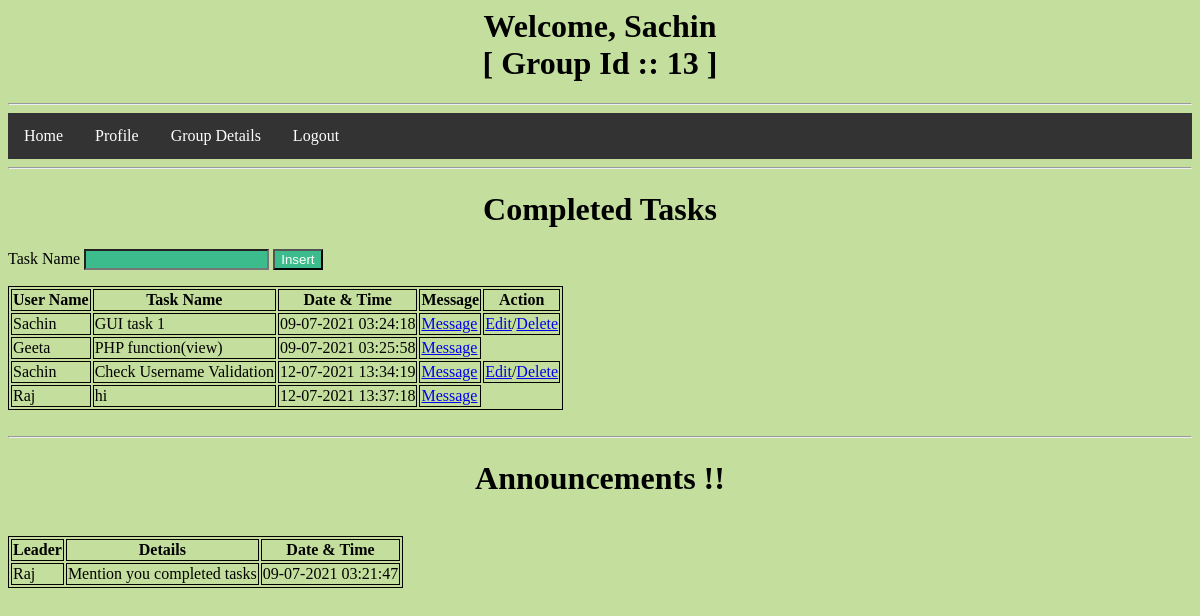
The page /home.php (signed in) on the database its author committed.
### tables this page shows
CREATE TABLE `tasks` (
  `task_id` int(11) NOT NULL,
  `task_name` varchar(240) NOT NULL,
  `user_id` int(11) NOT NULL,
  `date_time` varchar(140) NOT NULL,
  `group_id` int(11) NOT NULL
);

CREATE TABLE `user` (
  `user_id` int(11) NOT NULL,
  `Username` varchar(120) NOT NULL,
  `Password` varchar(120) NOT NULL,
  `Security_Question` varchar(120) NOT NULL,
  `Answer` varchar(120) NOT NULL,
  `group_id` int(11) NOT NULL,
  `Role` varchar(240) NOT NULL
);

CREATE TABLE `annoucements` (
  `details` varchar(240) NOT NULL,
  `date_time` varchar(240) NOT NULL,
  `leader` int(11) NOT NULL,
  `group_id` int(11) NOT NULL
);

### home.php (the view, shortened to what this page needs)
<?php
require_once('pdo.php');
?>
<?php
  $sql = 'select task_id,user_id,task_name,task_id,date_time from tasks where group_id=:group_id';
  $stmt = $pdo->prepare($sql);
  $stmt->execute(array(
    ':group_id' => $_SESSION['group_id'],
  ));
  $rows = $stmt->fetchAll(PDO::FETCH_ASSOC);
  $sql = 'select * from annoucements where group_id=:group_id';
  $stmt = $pdo->prepare($sql);
  $stmt->execute(array(
      ':group_id' => $_SESSION['group_id'],
  ));
  $annoucements = $stmt->fetchAll(PDO::FETCH_ASSOC);
?>
<html>
    <head>
      <link href='style_file_1.css' rel="stylesheet">
    </head>
    <body onload="load()  " style="background-color:#C4DF9D;">
          <div style='background-color:#C4DF9D;'class="card">
              <div class="card-body">
                  <center><h1>Welcome, <?=$_SESSION['username']?><br> [ Group Id :: <?=$_SESSION['group_id']?> ]</h1></center>
              </div>
          </div>
          <hr>
          <ul>
              <li>
                  <a  aria-current="page" href="home.php">Home</a>
              </li>
              <li>
                  <a  aria-current="page" href="profile.php">Profile</a>
              </li>
              <li>
                  <a  aria-current="page" href="group_details.php">Group Details</a>
              </li>
              <li>
                  <a  aria-current="page" href="logout.php">Logout</a>
              </li>
          </ul>
          <hr>
          <div>
              <center><h1>Completed Tasks</h1></center>
              <form method='post'>
                  Task Name <input name='task_name' type='text'>
                  <input type='submit' value='Insert'name='task_insert'>
              </form>
                <table>
                  <tr>
                    <th>User Name</th><th>Task Name</th><th>Date & Time</th><th>Message</th><th>Action</th>
                  </tr>
                      <?php
                        foreach($rows as $row){
                          echo "<tr>";
                          $sql = 'select Username from user where user_id = :user_id';
                          $stmt = $pdo->prepare($sql);
                          $stmt->execute(array(
                            ':user_id' => $row['user_id']
                           ));
                          $user_row = $stmt->fetchAll(PDO::FETCH_ASSOC);
                          echo "<td>".$user_row[0]['Username']."</td>";
                          echo "<td>".$row['task_name']."</td>";
                          echo "<td>".$row['date_time']."</td>";
                          echo("<td>");
                          echo("<a href='messages.php?user_id=".$row['user_id']."'>");
                          echo("Message</a></td>");
                          if($user_row[0]['Username'] == $_SESSION['username']){
                            echo("<td>");
                            echo("<a href='edit_task.php?task_id=".$row['task_id']."'>");
                            echo("Edit</a>/");
                            echo("<a href='delete_task.php?task_id=".$row['task_id']."'>");
                            echo("Delete</a></td>");
                          }
                          echo "</tr>";
                        }
                      ?>
                </table>
          </div>
          <br>
          <hr>
          <div class='card'>
            <center><h1>Announcements !!</h1></center>
          </div>
          <br>
          <div>
          <?php
          echo"<table>";
          echo"<tr>";
          echo "<th>Leader</th><th>Details</th><th>Date & Time</th>";
          echo"</tr>";
          foreach($annoucements as $row){
            $sql = 'select Username from user where user_id = :user_id';
            $stmt = $pdo->prepare($sql);
            $stmt->execute(array(
              ':user_id' => $row['leader']
             ));
            $user_row = $stmt->fetchAll(PDO::FETCH_ASSOC);
            echo"<tr>";
            echo"<td>".$user_row[0]['Username']."</td>";
            echo "<td>".$row['details']."</td>";
            echo "<td>".$row['date_time']."</td>";
            echo "</tr>";
          }
          echo "</table>";
          ?>
        </div>
    </body>
</html>

### style_file_1.css (style rules this page uses)
input,password[type=text] { background-color: #3CBC8D; color: white; }
ul { list-style-type: none; margin: 0; padding: 0; overflow: hidden; background-color: #333; }
li { float: left; }
li a { display: block; color: white; text-align: center; padding: 14px 16px; text-decoration: none; }

### home.php (style rules this page uses)
table, th, td { border:1px solid black; }

### rows shown on the page
tasks: user.Username "Sachin", task_name "GUI task 1", date_time "09-07-2021 03:24:18"
tasks: user.Username "Geeta", task_name "PHP function(view)", date_time "09-07-2021 03:25:58"
tasks: user.Username "Sachin", task_name "Check Username Validation", date_time "12-07-2021 13:34:19"
tasks: user.Username "Raj", task_name "hi", date_time "12-07-2021 13:37:18"
annoucements: user.Username "Raj", details "Mention you completed tasks", date_time "09-07-2021 03:21:47"

### other values the page prints
$_SESSION['username'] "Sachin"
$_SESSION['group_id'] "13"
